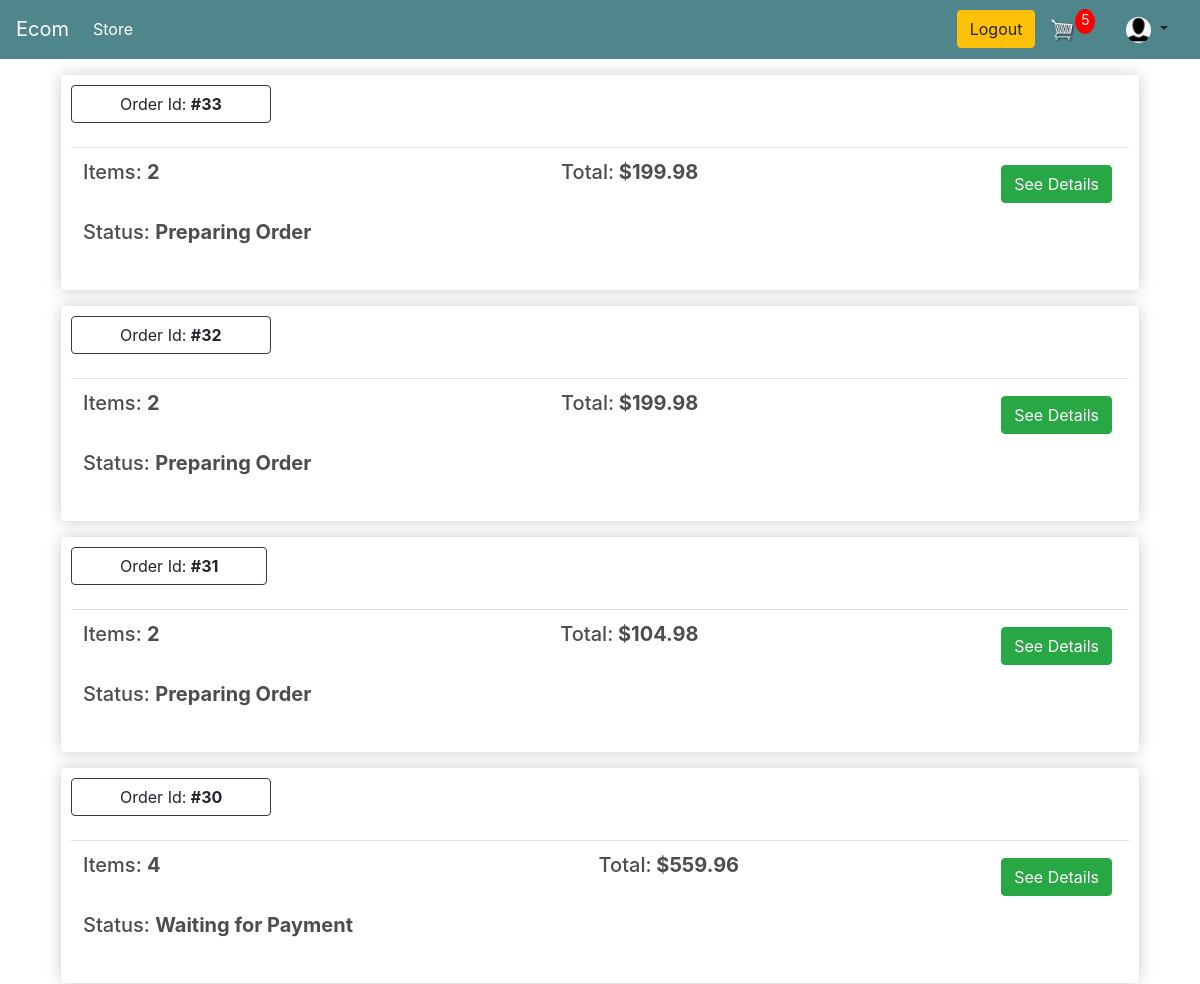
Before: /order-list/ (signed in, upper part) with the older database file.
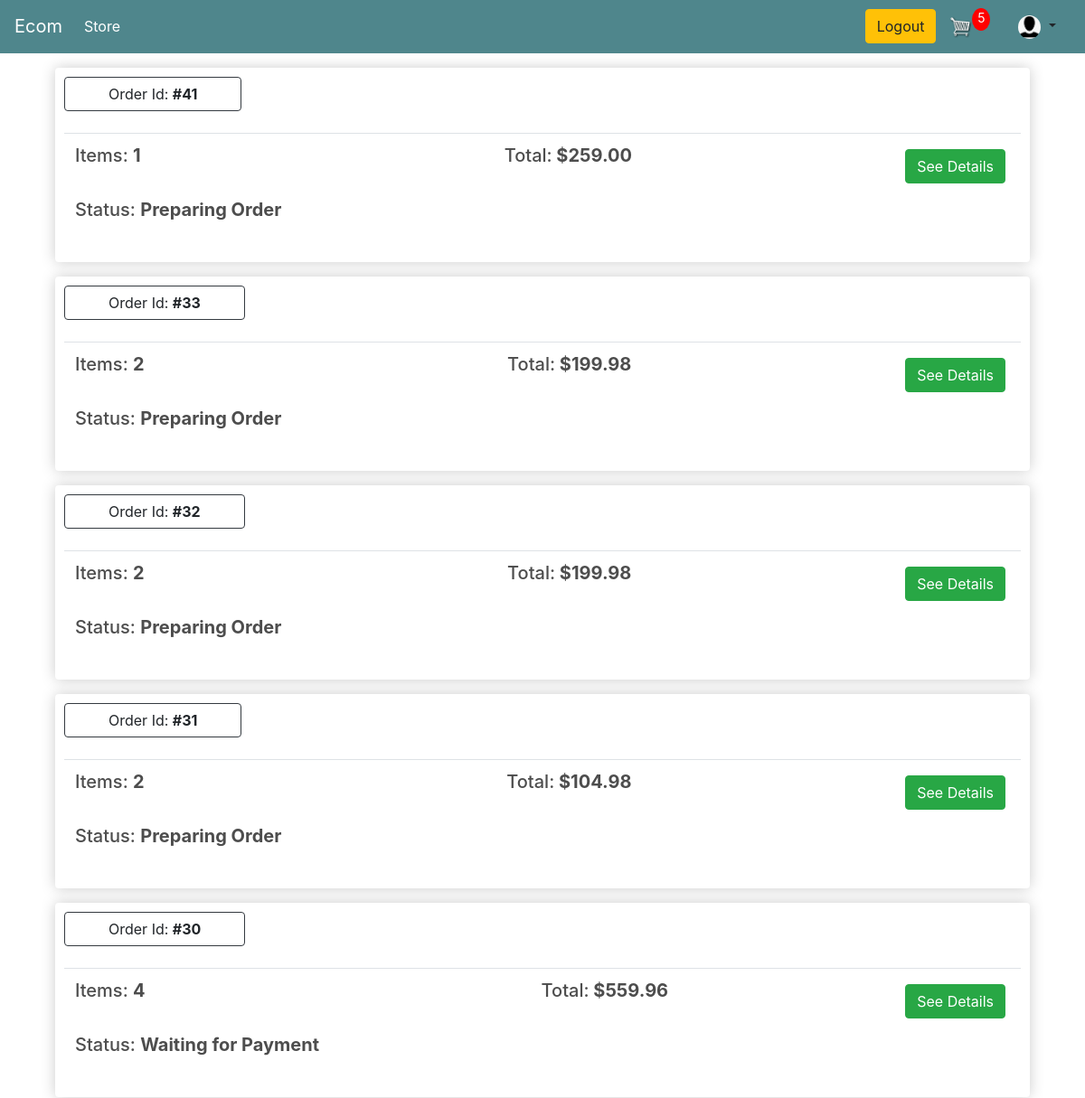
After: the same page with the newer database file.
### store/models.py (models this page shows, shortened)
class Order(models.Model):
    STATUS_CHOICES = (
        (0, 'Waiting for Payment'),
        (1, 'Preparing Order'),
        (2, 'Order is Prepared'),
        (3, 'Order in Shipping'),
        (4, 'Order is Delivered'),
        (5, 'Cancelled')
    )
    PAYMENT_OPTION_CHOICES = (
        ('Cash On Delivery', 'Cash On Delivery'),
        ('Bkash', 'Bkash'),
    )
    customer = models.ForeignKey(Customer, on_delete=models.SET_NULL, null=True, blank=True)
    order_status = models.IntegerField('Order Status', choices=STATUS_CHOICES, default=0)
    payment_option = models.CharField('Payment Options', choices=PAYMENT_OPTION_CHOICES, max_length=20, default='Cash On Delivery')
    created = models.DateTimeField('Created in', auto_now_add=True)
    modified = models.DateTimeField('Modified in', auto_now=True)
    transaction_id = models.CharField(max_length=100, null=True)
    class Meta:
        verbose_name = 'Order'
        ordering = ('-created',)
    def __str__(self) -> str:
        return f'Order #{self.pk}'
    @property
    def get_order_total(self):
        order_items = self.orderitem_set.all()
        total = sum([item.get_total for item in order_items])
        return total
    @property
    def get_number_of_items(self):
        order_items = self.orderitem_set.all()
        total = sum([item.quantity for item in order_items])
        return total

class OrderItem(models.Model):
    product = models.ForeignKey(Product, on_delete=models.SET_NULL, null=True, blank=True)
    order = models.ForeignKey(Order, on_delete=models.SET_NULL, null=True, blank=True)
    quantity = models.IntegerField(default=0, null=True, blank=True)
    date_added = models.DateTimeField(auto_now_add=True)
    @property
    def get_total(self):
        return self.quantity * self.product.price

class Product(models.Model):
    name = models.CharField(max_length=200, null=True)
    price = models.FloatField()
    discount_price = models.FloatField(default=0.0)
    digital = models.BooleanField(default=False, null=True, blank=True)
    image = models.ImageField(null=True, blank=True)
    order_limit = models.IntegerField(default=50)

### customers/views.py (the view)
# urls.py: path('order-list/', customer_views.orderList, name = 'order-list'),
@login_required
def orderList(request):
    cookieData = cartData(request = request)
    noOfCartItems = cookieData['noOfCartItems']
    orders = Order.objects.order_by('-id').filter(customer = request.user.customer)
    print('ORDERS: ', orders)
    context={ 'orders' : orders, 'noOfCartItems':  noOfCartItems}
    return render(request, 'customers/order-list.html', context)

### store/models.py (called while the page is built)
    @property
    def get_all_cart_item_count(self):
        cart_items = self.cartitem_set.all()
        total = sum([item.quantity for item in cart_items])
        return total

### store/utils.py (called while the page is built)
def cartData(request):
    if request.user.is_authenticated:
        customer = request.user.customer
        cart, created = Cart.objects.get_or_create(customer = customer)
        items = cart.cartitem_set.all()
        noOfCartItems = cart.get_all_cart_item_count
    else:
        cookieData = cookieCart(request = request)
        noOfCartItems = cookieData['noOfCartItems']
        cart = cookieData['cart']
        items = cookieData['items']
    return {
        'noOfCartItems': noOfCartItems,
        'cart': cart,
        'items': items
    }

### templates/customers/order-list.html (shortened to what this page needs)
{% extends 'store/main.html' %}
{% load static %}
{% block content %}
    {% if orders|length == 0 %}
        <h1 style="float:center;">No order history found!</h1>
    {% else %}
        {% for order in orders %}
            {% if order.get_number_of_items > 0 %}
                <div class="box-element m-3">
                    <a  class="btn btn-outline-dark pl-5 pr-5">Order Id: <strong>#{{order.id}}</strong></a>
                    <br>
                    <br>
                    <table class="table">
                        <tr>
                            <th><h5>Items: <strong>{{ order.get_number_of_items }} </strong></h5></th>
                            <th><h5>Total:<strong> ${{order.get_order_total|floatformat:2}} </strong></h5></th>
                            <th>
                                <a  style="float:right; margin:5px;" class="btn btn-success" href="{% url 'order-details' order.id %}">See Details</a>
                            </th>
                        </tr>
                        <td style="border:0; padding-top:0;">
                            <h5>Status: <strong> {{ order.get_order_status_display }} </strong></h5>
                        </td>
                    </table>
                </div>
            {% endif %}
        {% endfor %}
    {% endif %}
    <link rel="stylesheet" href="https://cdn.jsdelivr.net/npm/pixeden-stroke-7-icon@1.2.3/pe-icon-7-stroke/dist/pe-icon-7-stroke.min.css">
    <link href="https://cdn.jsdelivr.net/npm/bootstrap@4.4.1/dist/css/bootstrap.min.css" rel="stylesheet">
{% endblock content %}

Changed rows visible on the page:
added Order: id "41", get_number_of_items "1", get_order_total "259.00", order_status "Preparing Order"
